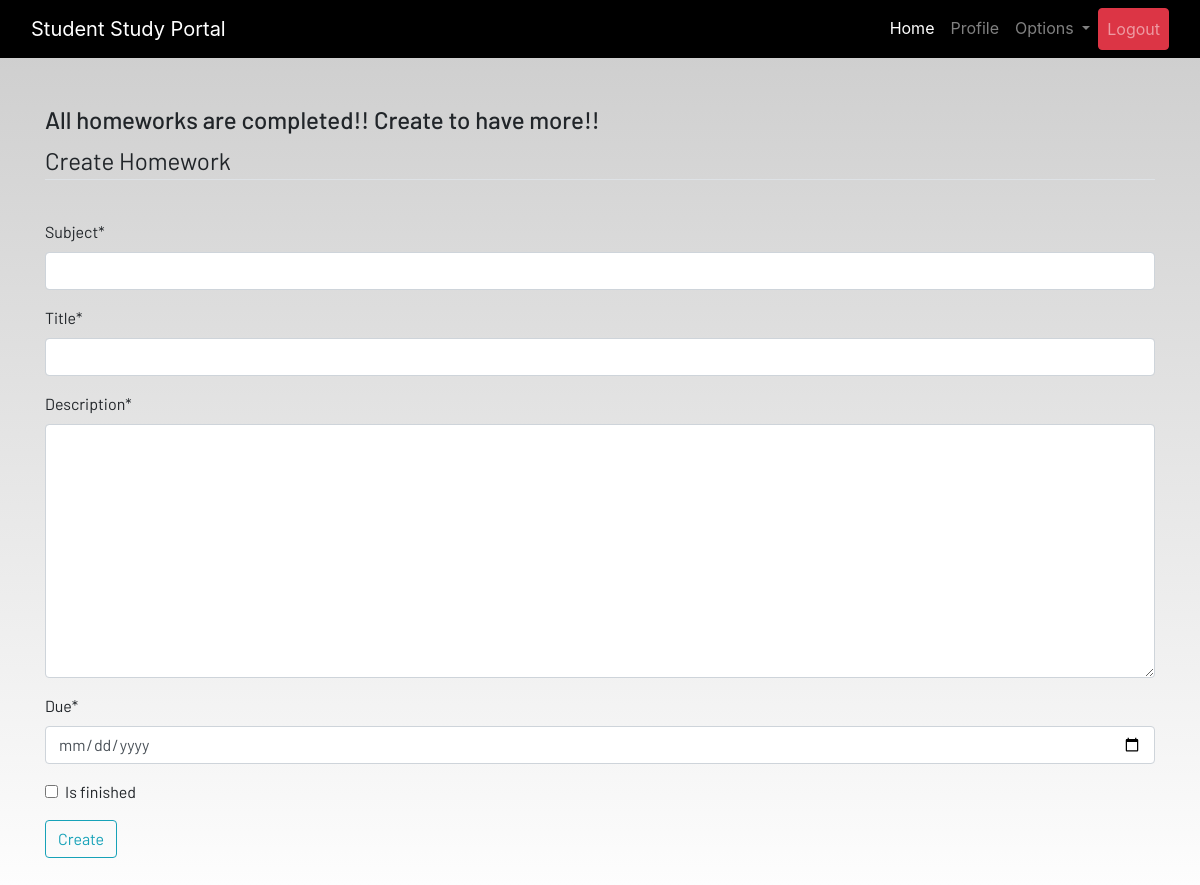
Page /homework (signed in) on the earlier database version.
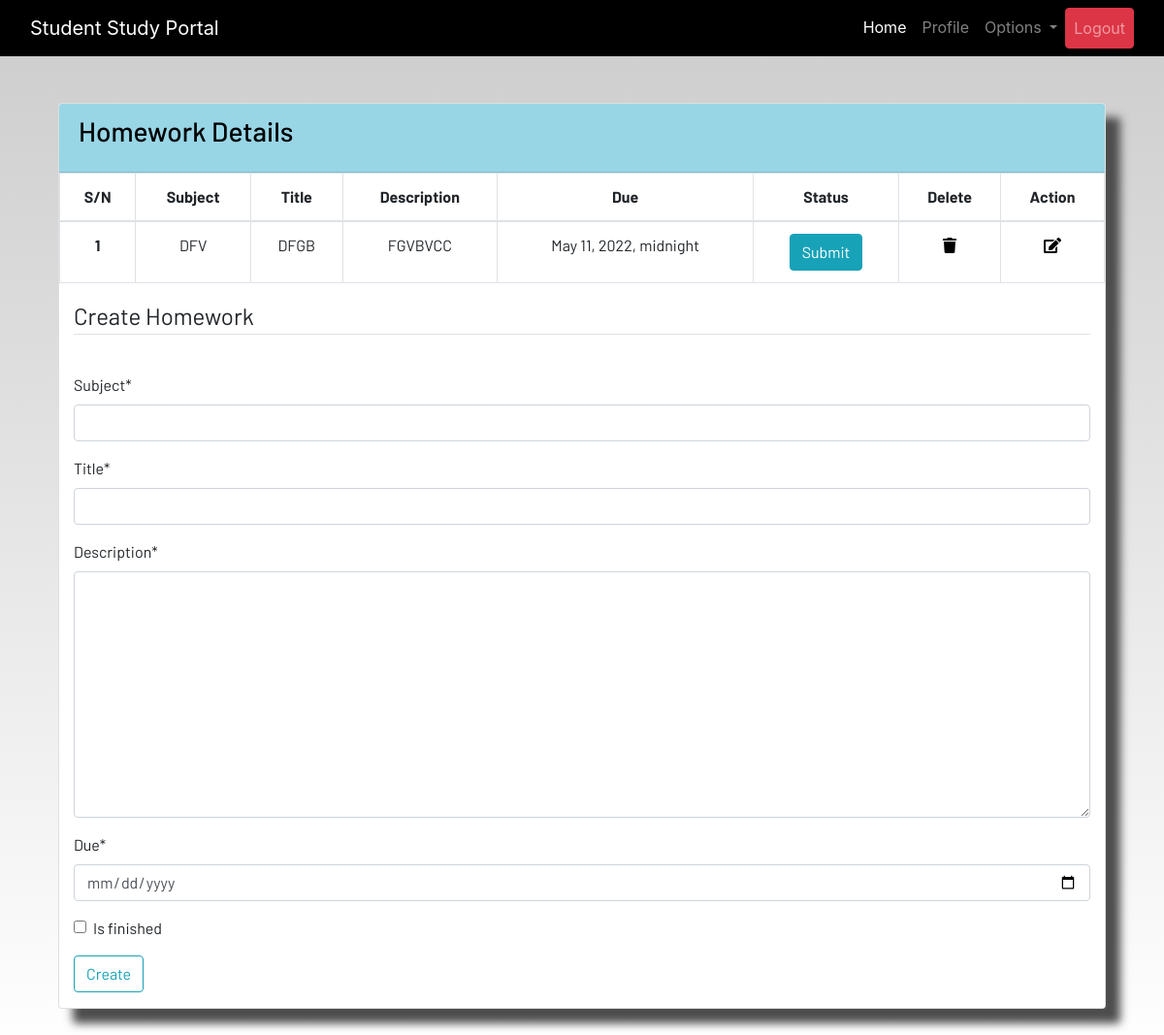
Same page on the later database version.
### dashboard/models.py (models this page shows, shortened)
class Homework(models.Model):
    user = models.ForeignKey(User, on_delete=models.CASCADE)
    subject = models.CharField(_('Subject'),max_length=50)
    title = models.CharField(_('Title'),max_length=100)
    description = models.TextField()
    due = models.DateTimeField()
    is_finished = models.BooleanField(default=False)
    class Meta:
        verbose_name = "Homework"
        verbose_name_plural = "Homeworks"

### dashboard/views.py (the view)
# urls.py: path('homework', views.homework, name='homework'),
@login_required
def homework(request):
    if request.method == "POST":
        form = HomeworkForm(request.POST)
        if form.is_valid():
            try:
                finished = request.POST['is_finished']
                if finished == 'on':
                    finished = True
                else:
                    finished = False
            except:
                finished = False
            homework = Homework(
                user=request.user,
                subject=request.POST['subject'],
                title=request.POST['title'],
                description=request.POST['description'],
                due=request.POST['due'],
                is_finished=finished
            )
            homework.save()
            messages.success(request, 'The homework "{}" was added successfully'.format(homework.title))
            return redirect('homework')
    else:
        form = HomeworkForm()
    homework = Homework.objects.filter(user=request.user)
    if len(homework) == 0:
        homework_done = True
    else:
        homework_done = False
    data = {'homeworks':homework, 'homework_done':homework_done, 'form':form}
    return render(request, 'dashboard/homework.html', data)

### dashboard/forms.py
class HomeworkForm(forms.ModelForm):
    class Meta:
        model = Homework
        widgets = {'due':DateInput()}
        fields = ['subject','title','description','due','is_finished']

### dashboard/templates/dashboard/homework.html (shortened to what the changed rows need)
{% extends 'dashboard/base.html' %}
{% load static %}
{% load crispy_forms_tags %}
{% block content %}
<div class="container">
    {% if not homework_done %}
    <section class="content">
        <div class="container-fluid">
            <div class="row">
                <div class="col-md-12">
                    <div class="card">
                        <div class="card-header">
                            <h3 class="card-title">Homework Details</h3>
                        </div>
                        <div class="card-body table-responsive p-0">
                            <table class="table table-hover text-nowrap table-bordered">
                                <thead style="text-align:center">
                                    <tr>
                                        <th scope="col">S/N</th>
                                        <th scope="col">Subject</th>
                                        <th scope="col">Title</th>
                                        <th scope="col">Description</th>
                                        <th scope="col">Due</th>
                                        <th scope="col">Status</th>
                                        <th scope="col">Delete</th>
                                        <th scope="col">Action</th>
                                    </tr>
                                </thead>
                                <tbody style="text-align: center;">
                                    {% for homework in homeworks %}
                                    <tr>
                                        <th scope="row">{{forloop.counter}}</th>
                                        <td>{{homework.subject}}</td>
                                        <td>{{homework.title}}</td>
                                        <td>{{homework.description}}</td>
                                        <td>{{homework.due}}</td>
                                        <td>
                                            <a href="{% url 'update-homework' homework.id %}">
                                                <div>
                                                    {% if homework.is_finished == True %}
                                                    <button class="btn btn-success">Submitted</button>
                                                    {% else %}
                                                    <button class="btn btn-info">Submit</button>
                                                    {% endif %}
                                                </div>
                                            </a>
                                        </td>
                                        <td>
                                            <a href="{% url 'delete-homework' homework.id %}"><i
                                                    class="fa fa-trash fa"></i></a>
                                        </td>
                                        <td>
                                            <a href="{% url 'edit-homework' homework.id %}"><i
                                                    class="fa fa-edit fa"></i></a>
                                        </td>
                                    </tr>
                                    {% endfor %}
                                </tbody>
                            </table>
                            {% else %}
                            <h4>All homeworks are completed!! Create to have more!!</h4>
                            {% endif %}
                        </div>
                    </div>
                </div>
            </div>
        </div>
    </section>
    <br>
</div>
{% endblock content %}

Differences in the rows shown:
added Homework: subject "DFV", title "DFGB", description "FGVBVCC", due "May 11, 2022, midnight", is_finished "Submit"
Other differences:
text no longer shown: "All homeworks are completed!! Create to have more!!"
text now shown: "Homework Details S/N Subject Title Description Due Status Delete Action"
